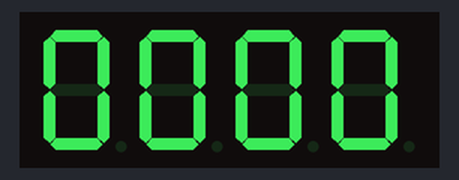
Bench run of a sketch on a simulated Arduino Uno, built with avr-gcc and run on an emulated ATmega328P. Shown: 4-digit seven-segment display. Wiring (inferred from the names in the program): 4-digit 7-segment display, segments lit when HIGH: segments pin 12, pin 8, pin 5, pin 3, pin 2, pin 11, pin 6; digit selects pin 13, pin 10, pin 9, pin 7. The segment pins are drawn as the display they are named for.

Above: at 0.1 s.
At 4.1 s:
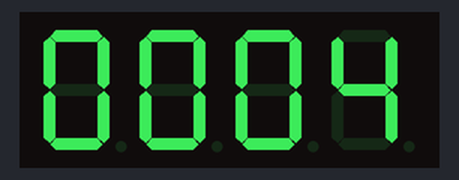
At 9.1 s:
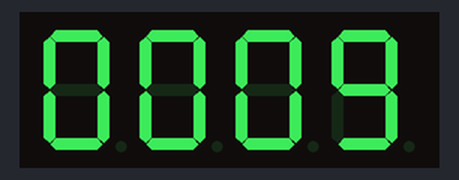
At 19.1 s:
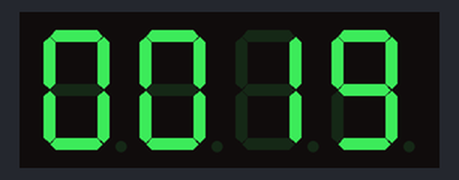
At 28.1 s:
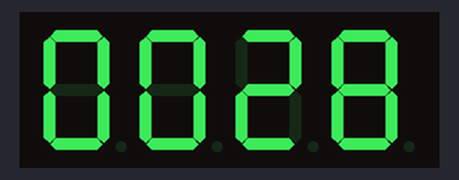
At 38.1 s:
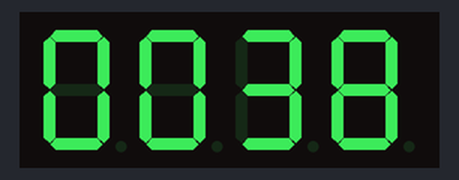

The sketch:

seven_segment_led12.ino
```cpp
#include <MsTimer2.h>

// LEDをオン・オフする際の出力
#define DIGIT_ON LOW
#define DIGIT_OFF HIGH
#define SEGMENT_ON HIGH
#define SEGMENT_OFF LOW

const int digitPins[] = {7, 9, 10, 13};                                        // ディジット(コモン)に接続するArduinoのピン
const int segmentPins[] = {12, 8, 5, 3, 2, 11, 6};                             // セグメントピンに接続するArduinoのピン
const int numberOfDigitPins = sizeof(digitPins) / sizeof(digitPins[0]);        // ディジットの数
const int numberOfSegmentPins = sizeof(segmentPins) / sizeof(segmentPins[0]);  // セグメントの数
volatile int numbersToDisplay = 0;                                             // LEDに表示する数字を保持する変数

// 数字と表示させるセグメントの関係
const int digits[] = {
    0b00111111,  // 0
    0b00000110,  // 1
    0b01011011,  // 2
    0b01001111,  // 3
    0b01100110,  // 4
    0b01101101,  // 5
    0b01111101,  // 6
    0b00100111,  // 7
    0b01111111,  // 8
    0b01101111,  // 9
};

// 数字を表示する
void displayNumber(int n) {
  // digits[n]の各ビットを調べて対応するセグメントを点灯・消灯する
  for (int i = 0; i < numberOfSegmentPins; i++) {
    digitalWrite(segmentPins[i], digits[n] & (1 << i) ? SEGMENT_ON : SEGMENT_OFF);
  }
}

// セグメントをすべてオフにする
void clearSegments() {
  for (int j = 0; j < numberOfSegmentPins; j++) {
    digitalWrite(segmentPins[j], SEGMENT_OFF);
  }
}

// 4桁の数字を表示する
void displayNumbers() {
    static int n = numberOfDigitPins;
    static int digit = 0;
    int div[] = {1, 10, 100, 1000};

    clearSegments();                            // セグメントをすべてオフにする
    digitalWrite(digitPins[digit], DIGIT_OFF);  // ディジットをオフにする
    digit = (digit + 1) % numberOfDigitPins;    // 次のディジットを求める
    if (digit == 0) {
        n = numbersToDisplay;  // numberToDisplayの値を書き換えないために変数にコピー
    }
    digitalWrite(digitPins[digit], DIGIT_ON);   // ディジットをオンにする
    displayNumber((n / div[digit]) % 10);       // ディジットに対応する数字を表示する
}

// 表示する数字をセットする
void setNumbers(int n) {
  numbersToDisplay = n;
}

// setup()　は，最初に一度だけ実行される
void setup() {
  for (int i = 0; i < numberOfDigitPins; i++) {
    pinMode(digitPins[i], OUTPUT);  // digitPinsを出力モードに設定する
    digitalWrite(digitPins[i], DIGIT_OFF);
  }
  for (int i = 0; i < numberOfSegmentPins; i++) {
    pinMode(segmentPins[i], OUTPUT);  // segmentPinsを出力モードに設定する
  }

  MsTimer2::set(1, displayNumbers); // displayNumbers()を1ミリ秒ごとに呼び出す
  MsTimer2::start(); // タイマを開始する
}

void loop() {
  for (int i = 0; i < 10000; i++) {
    setNumbers(i);
    delay(1000);
  }
}
```

Measured:
- what the display in image 0 shows lasts 1.1 s, from 0.0 s to 1.1 s
